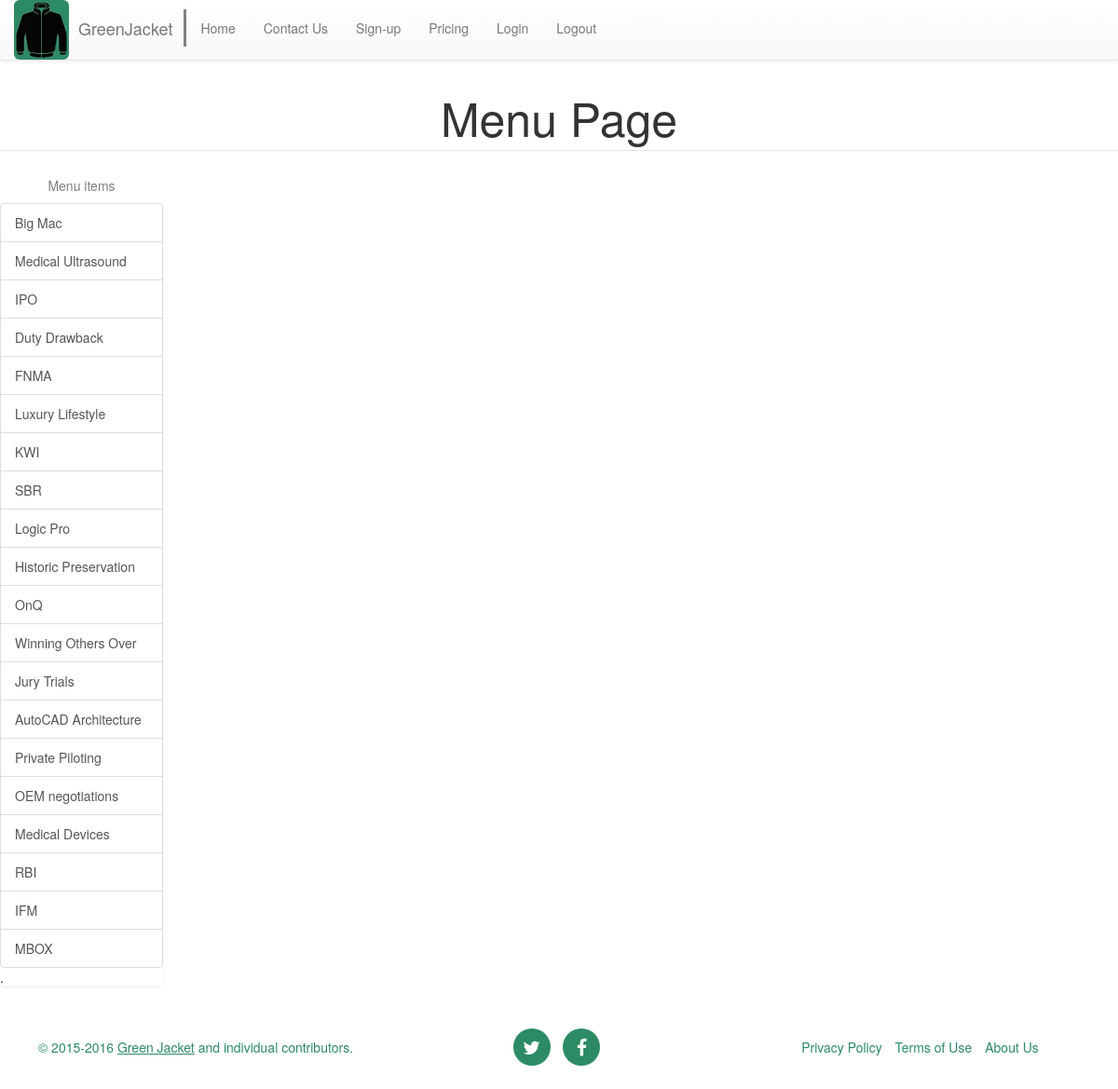
Page /GJ_app/menu/1/ on the earlier database version.
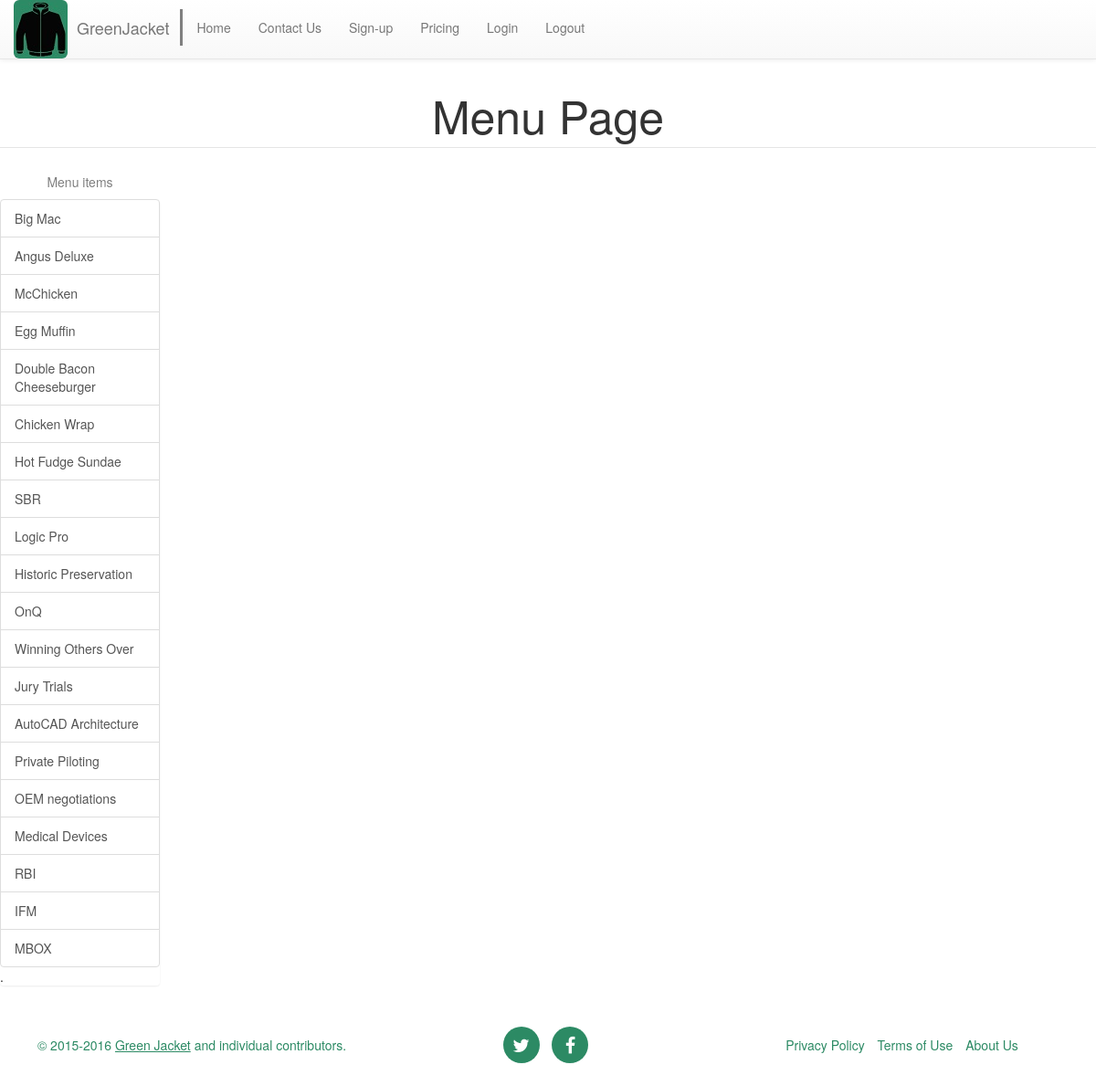
Same page on the later database version.
### GJ_app/models.py (models this page shows)
class Menu(models.Model):
	item_id = models.AutoField(primary_key=True)
	menu_id = models.ForeignKey(User, db_column='menu_id', on_delete=models.CASCADE)
	item_nickname = models.CharField(max_length=200)
	item_basePrice = models.IntegerField(db_column='item_basePrice')  # Field name made lowercase.
	item_isActive = models.NullBooleanField(db_column='item_isActive')  # Field name made lowercase.
	item_startDate = models.DateField(db_column='item_startDate', blank=True, null=True)  # Field name made lowercase.
	item_endDate = models.DateField(db_column='item_endDate', blank=True, null=True)  # Field name made lowercase.
	item_startTime = models.TimeField(db_column='item_startTime', blank=True, null=True)
	item_endTime = models.TimeField(db_column='item_endTime', blank=True, null=True)
	def __repr__(self):
		return '<Menu %r, %r, %r>' % self.item_id, self.item_nickname, self.item_basePrice
	def realPrice(self):
		return self.item_basePrice/ 100.0
	class Meta:
		managed = False
		db_table = 'Menu'

### GJ_app/menu_controller.py (the view)
# urls.py: url(r'^menu/(?P<comp_id>[0-9]+)/$', menu_controller.index, name='index')
def index(request, comp_id):
	user = User.objects.get(user_id = comp_id)
	thisUser = user.user_id
	company_name = user.company_name
	menus = Menu.objects.filter(menu_id = thisUser)
	currentDate = date.today();
	continDate= date(currentDate.year + 1, currentDate.month, currentDate.day)
	return render(request, 'GJ_app/menus/index.html', {'menus': menus, 'companyName' : company_name, 'currentDate' : currentDate, 'continDate': continDate})

### GJ_app/templates/GJ_app/menus/index.html (shortened to what this page needs)
{% extends "base.html" %}
	{% block content %}
		<section>
			<legend style="font-size:50px; text-align:center" > Menu Page </legend>
			<div class="row">
				<div class="col-xs-12 col-md-2">
					<h5 style="text-align:center; color:#7F7F7F"> Menu items </h5>
					<div class="menuitems list-group">
						{% for item in menus %}
							<a href="#/" style="outline:none" class="list-group-item" id="nav-{{item.item_id}}" >{{item.item_nickname}}</a>
						{% endfor %}.
					</div>
				</div>
				<div class="col-xs-12 col-md-10">
				</div>
			</div>
		</section>
	{% endblock %}

### GJ_app/templates/base.html (shortened to what this page needs)
<!DOCTYPE html>
<html lang="en">
<head>
    {% load static from staticfiles %}
    <link rel="stylesheet" href="{% static 'css/custom.css' %}" >
    <link rel="stylesheet" href="{% static 'css/bootstrap.min.css' %}" >
	<link rel="stylesheet" href="{% static 'css/datepicker.css' %}" >
	<link rel="stylesheet/less" type="text/css" href="{% static 'less/datepicker.less' %}" />
    <link rel="stylesheet" href="{% static 'css/bootstrap-theme.min.css' %}">
    <link rel="stylesheet" href="{% static 'css/simple-sidebar.css' %}">
    <link rel="stylesheet" href="{% static 'font-awesome/css/font-awesome.min.css' %}">
</head>
<body>
	<header> {% include "nav_bar.html" %} </header>
	{% block content %} {% endblock %}
	<footer>{% include "footer.html" %}</footer>
</body>
</html>

### GJ_app/templates/nav_bar.html
	<nav class ="navbar navbar-default navbar-fixed-top" id="my-navbar">
            <div class="container-fluid">
				<div class="navbar-header">
					<a class="pull-left" href="#">
						<img alt="Brand" src="/static/pictures/22.JPG" class="img-rounded img-responsive">
					</a>
					<a href="/GJ_app/" class="navbar-brand" style="padding-left:25px; padding-top:20px">GreenJacket</a>
					<div style="border-right:3px solid grey;height:40px; margin-top:10px"></div>
                </div>
                <div class ="collapse navbar-collapse" id="navbar-collapse" style="padding-top:5px">
                    <ul class="nav navbar-nav" >
                        <li><a href="/GJ_app/">Home</a>
                        <li><a href="#">Contact Us</a>
                        <li><a href="/GJ_app/signup">Sign-up</a>
						 <li><a href="/GJ_app/pricing">Pricing</a>
                        <li><a href="/GJ_app/login/">Login</a>
                        <li><a href="/GJ_app/logout/">Logout</a>
                    </ul>
                </div>
            </div>
        </nav>

### GJ_app/templates/footer.html (shortened to what this page needs)
	   <div class="container">
            <div class="row">
                <div class="col-md-4">
                    <span class="copyright" style="color:#2C8A64">&copy; 2015-2016 <a href="/GJ_app/aboutus" style="outline:none; color:#2C8A64"><u>Green Jacket</u></a> and individual contributors.</span>
                </div>
                <div class="col-md-4">
                    <ul class="list-inline social-buttons">
                        <li><a href="#"><i class="fa fa-twitter"></i></a>
                        </li>
                        <li><a href="#"><i class="fa fa-facebook"></i></a>
                        </li>
                    </ul>
                </div>
                <div class="col-md-4">
                    <ul class="list-inline quicklinks">
                        <li><a href="#" style="outline:none;">Privacy Policy</a></li>
                        <li><a href="#" style="outline:none;">Terms of Use</a></li>
						<li><a href="#" style="outline:none;">About Us</a></li>
                    </ul>
                </div>
            </div>
        </div>

### GJ_app/static/css/custom.css (style rules this page uses)
body { padding-top: 30px; }
section { padding-top: 60px; }
footer { padding: 25px 0; text-align: center; }
footer span.copyright { text-transform: uppercase; text-transform: none; font-family: Montserrat,"Helvetica Neue",Helvetica,Arial,sans-serif; line-height: 40px; }
footer ul.quicklinks { margin-bottom: 0; text-transform: uppercase; text-transform: none; font-family: Montserrat,"Helvetica Neue",Helvetica,Arial,sans-serif; line-height: 40px; }
ul.social-buttons { margin-bottom: 0; }
ul.social-buttons li a { display: block; width: 40px; height: 40px; border-radius: 100%; font-size: 20px; line-height: 40px; outline: 0; color: #fff; background-color: #222; -webkit-transition: all .3s; -moz-transition: all .3s; transition: all .3s; }

### GJ_app/templates/base.html (style rules this page uses)
body { padding-top: 30px }
section { padding-top: 60px }

### GJ_app/templates/footer.html (style rules this page uses)
ul.social-buttons li a { background-color:#2C8A64; }
ul.quicklinks li a { color:#2C8A64; }

Differences in the rows shown:
changed Menu: item_nickname "Medical Ultrasound" → "Angus Deluxe"
changed Menu: item_nickname "IPO" → "McChicken"
changed Menu: item_nickname "Duty Drawback" → "Egg Muffin"
changed Menu: item_nickname "FNMA" → "Double Bacon Cheeseburger"
changed Menu: item_nickname "Luxury Lifestyle" → "Chicken Wrap"
changed Menu: item_nickname "KWI" → "Hot Fudge Sundae"
